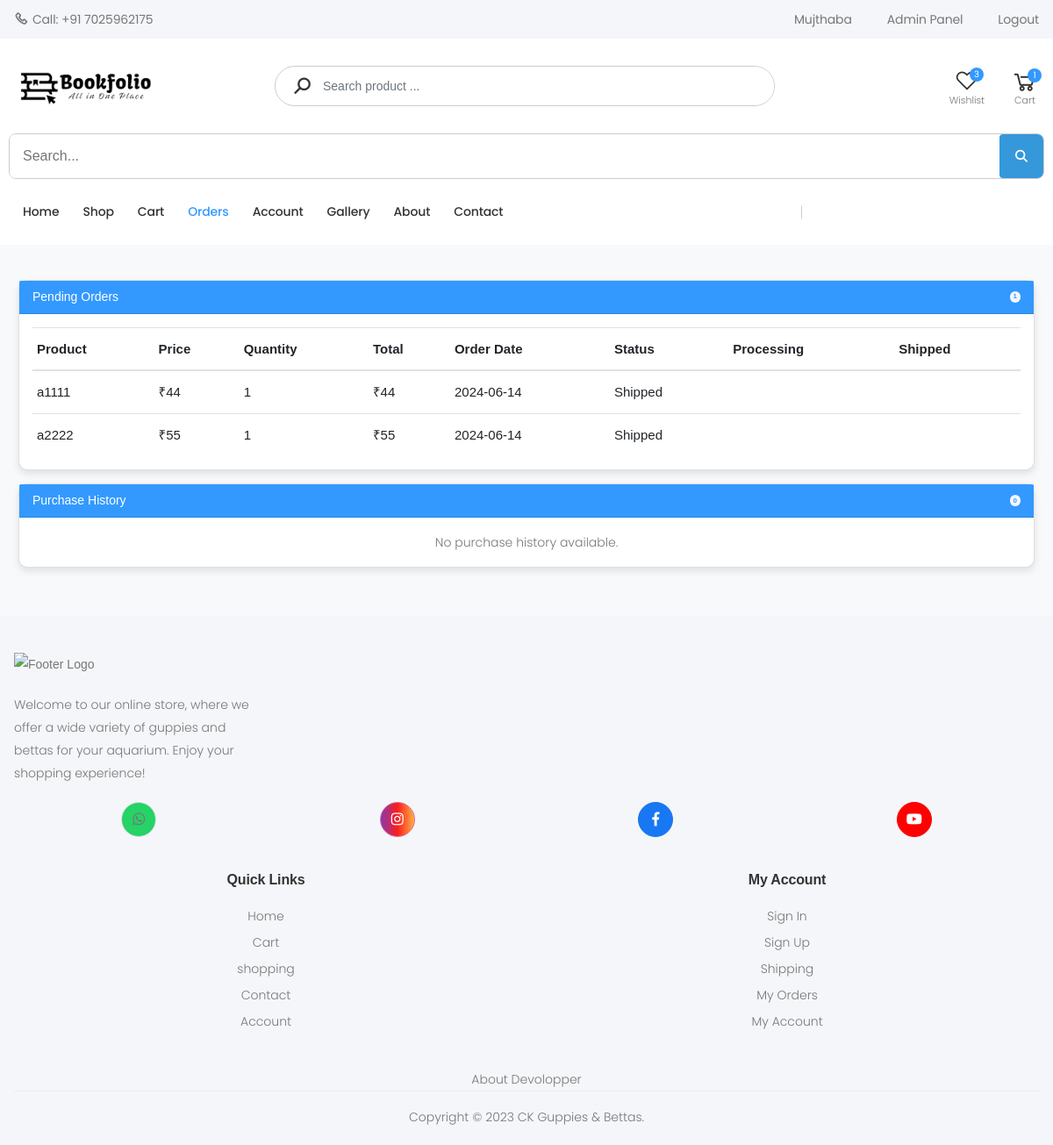
The page /orders/ (signed in) on the database as committed earlier.
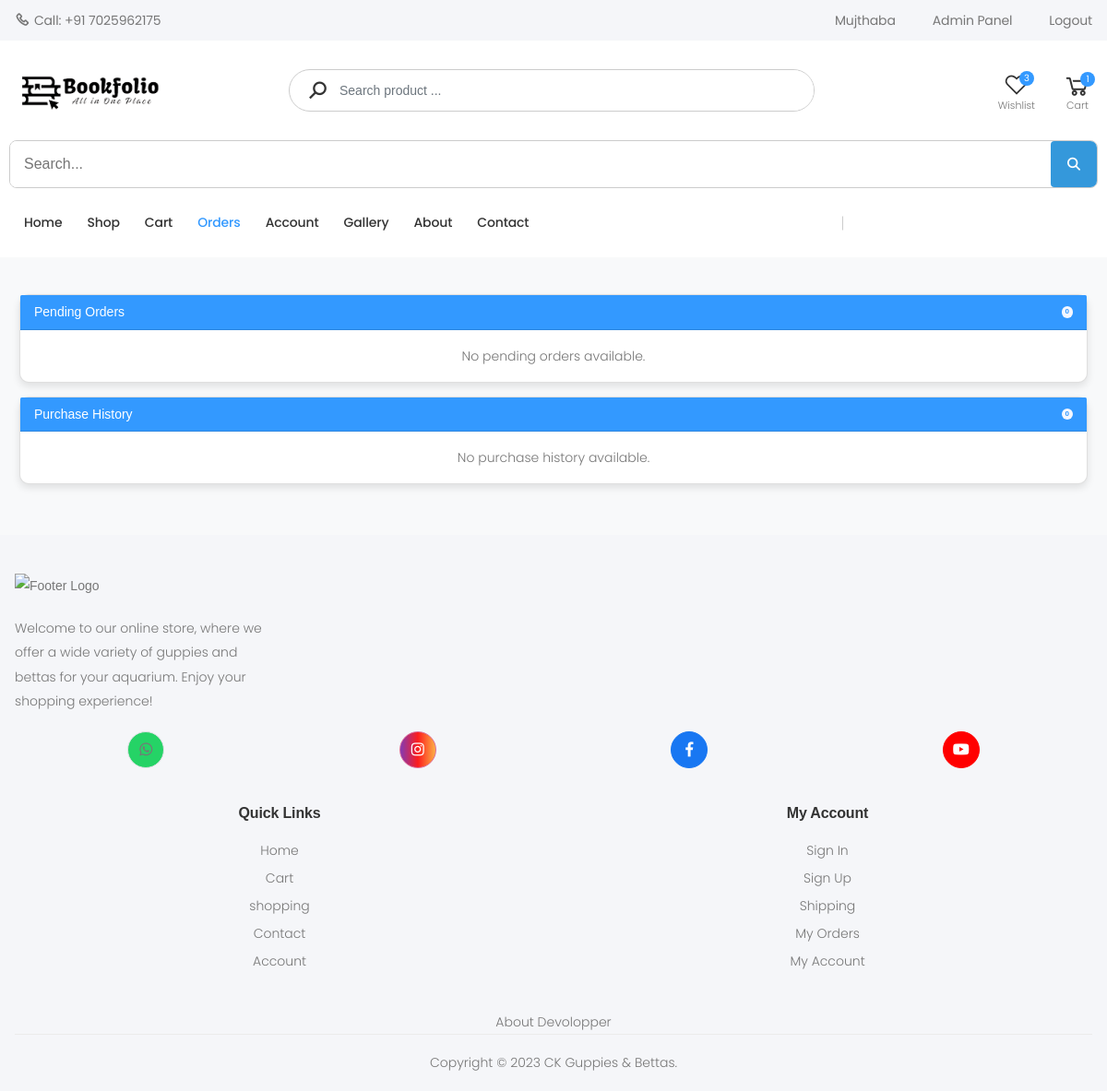
The same page on the database as committed later.
### store/models.py (models this page shows, shortened)
class OrderItem(models.Model):
    product = models.ForeignKey(Product, on_delete=models.SET_NULL, null=True)
    order = models.ForeignKey(Order, on_delete=models.SET_NULL, null=True)
    quantity = models.IntegerField(default=0, null=True, blank=True)
    date_added = models.DateTimeField(auto_now_add=True)
    price_at_purchase = models.DecimalField(max_digits=7, decimal_places=2, null=True, blank=True)
    @property
    def get_total(self):
        if self.price_at_purchase is None:
            self.price_at_purchase = self.product.new_price
        return self.price_at_purchase * self.quantity

class Product(models.Model):
    name = models.CharField(max_length=250, unique=True)
    slug = models.SlugField(max_length=250, unique=True)
    description = models.TextField(blank=True)
    old_price = models.DecimalField(max_digits=7, blank=True, null=True, decimal_places=2)
    new_price = models.DecimalField(max_digits=7, blank=False, decimal_places=2)
    category = models.ForeignKey(Category, on_delete=models.SET_NULL, null=True)
    image_1 = models.ImageField(upload_to='product')
    image_2 = models.ImageField(upload_to='product', blank=True)
    image_3 = models.ImageField(upload_to='product', blank=True)
    video_url = models.URLField(max_length=200, blank=True)
    stock = models.IntegerField()
    active = models.BooleanField(default=True)
    new = models.BooleanField(default=True)
    created = models.DateTimeField(auto_now_add=True)
    update = models.DateField(auto_now=True)
    class Meta:
        ordering = ('name',)
        verbose_name = 'product'
        verbose_name_plural = 'products'

class Order(models.Model):
    STATUS_CHOICES = [
        ('Processing', 'Processing'),
        ('Shipped', 'Shipped'),
        ('Delivered', 'Delivered')
    ]
    customer = models.ForeignKey(Customer, on_delete=models.SET_NULL, null=True, blank=True)
    date_ordered = models.DateTimeField(auto_now_add=True)
    complete = models.BooleanField(default=False)
    transaction_id = models.CharField(max_length=100, null=True)
    status = models.CharField(max_length=20, choices=STATUS_CHOICES, default='Processing')
    processing_time = models.DateTimeField(null=True, blank=True)
    shipped_time = models.DateTimeField(null=True, blank=True)
    delivered_time = models.DateTimeField(null=True, blank=True)
    @property
    def get_cart_items(self):
        orderitems = self.orderitem_set.all()
        total = sum([item.quantity for item in orderitems])
        return total

### store/views.py (the view)
# urls.py: path('orders/',views.orders,name='orders'),
def orders(request):
    if not request.user.is_authenticated:
        return redirect('auth_app:login')
    customer = request.user.customer
    orders = Order.objects.filter(customer=customer, complete=True)
    pending_orders = orders.exclude(status='Delivered')
    delivered_orders = orders.filter(status='Delivered')
    context = {
        'user': request.user,
        'pending_orders': pending_orders,
        'delivered_orders': delivered_orders,
    }
    return render(request, 'store/orders.html', context)

### store/context_processors.py (called while the page is built)
def menu_link(request): # this function don't wanna call to work, it's defined in setting to work
    links_list = Category.objects.annotate(
        num_products=Count('product', filter=Q(product__active=True, product__stock__gt=0))
    ).filter(num_products__gt=0).order_by('name')  # Add an order_by clause here
    paginator3 = Paginator(links_list, 8)
    try:
        page = int(request.GET.get('page', '1'))
    except:
        page = 1
    try:
        links = paginator3.page(page)
    except (InvalidPage, EmptyPage):
        links = paginator3.page(paginator3.num_pages)
    return dict(links=links)

def cart_data(request):
    data = cartData(request)
    cartItems = data['cartItems']
    return dict(cartItems=cartItems)

### store/models.py (called while the page is built)
    def get_url(self):
        return reverse('store_app:product_by_category', args=[self.slug])

### store/templates/store/orders.html (shortened to what the changed rows need)
{% extends "store/Base.html" %}
{% load static %}
{% block content %}
<div class="container my-5">
    <div class="row">
        <div class="col-12">
            <div class="card mb-4">
                <div class="card-header bg-primary text-white d-flex justify-content-between align-items-center">
                    <h5 class="mb-0">Pending Orders</h5>
                    <span class="badge bg-light text-primary ml-auto">{{ pending_orders|length }}</span>
                </div>
                <div class="card-body">
                    {% if pending_orders %}
                    <div class="table-responsive">
                        <table class="table table-hover">
                            <thead>
                                <tr>
                                    <th>Product</th>
                                    <th>Price</th>
                                    <th>Quantity</th>
                                    <th>Total</th>
                                    <th>Order Date</th>
                                    <th>Status</th>
                                    <th>Processing</th>
                                    <th>Shipped</th>
                                </tr>
                            </thead>
                            <tbody>
                                {% for order in pending_orders %}
                                {% for item in order.orderitem_set.all %}
                                <tr>
                                    <td>{{ item.product.name }}</td>
                                    <td>₹{{ item.price_at_purchase|floatformat:0 }}</td>
                                    <td>{{ item.quantity }}</td>
                                    <td>₹{{ item.get_total|floatformat:0 }}</td>
                                    <td>{{ order.date_ordered|date:"Y-m-d" }}</td>
                                    <td>{{ order.status }}</td>
                                    <td>{{ order.processing_time|date:"Y-m-d" }}</td>
                                    <td>{{ order.shipped_time|date:"Y-m-d" }}</td>
                                </tr>
                                {% endfor %}
                                {% endfor %}
                            </tbody>
                        </table>
                    </div>
                    {% else %}
                    <p class="text-center">No pending orders available.</p>
                    {% endif %}
                </div>
            </div>
        </div>
    </div>
</div>
{% endblock %}

Rows that differ between the two databases and show on the page:
removed Order: date_ordered "2024-06-14", status "Shipped"
removed OrderItem: product.name "a1111", price_at_purchase "44", quantity "1", get_total "44"
removed OrderItem: product.name "a2222", price_at_purchase "55", quantity "1", get_total "55"
Other text that changed with them:
{{ pending_orders|length }}: "1" → "0"
text no longer shown: "Product Price Quantity Total Order Date Status Processing Shipped"
text now shown: "No pending orders available."
